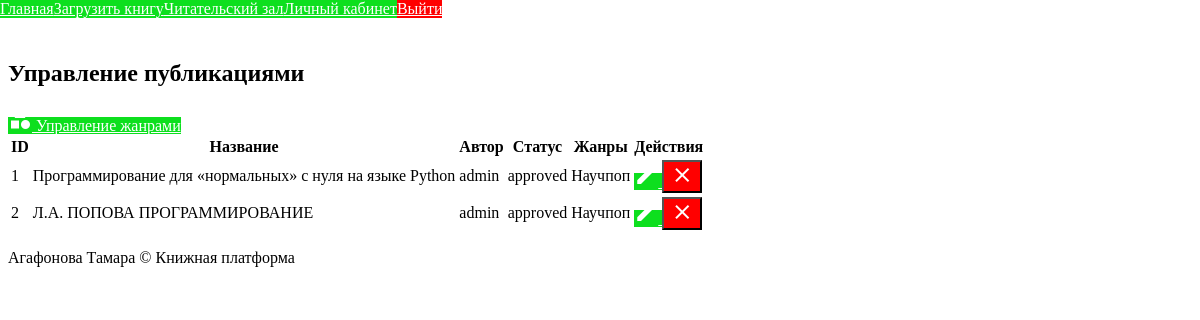
/moderator/publications (signed in), run on an earlier commit of the app's database.
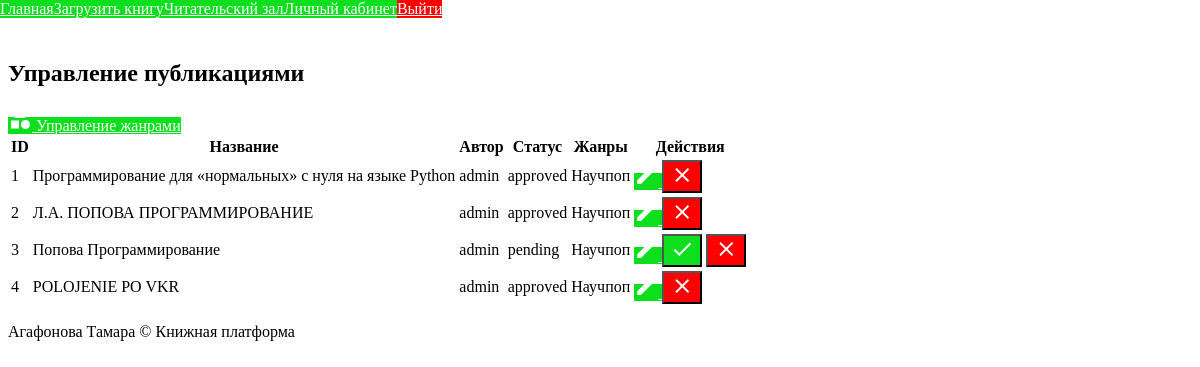
And on a later commit of the database.
### app/books/models.py (models this page shows)
class Book(db.Model):
    __tablename__ = 'books'
    id = db.Column(db.Integer, primary_key=True)
    title = db.Column(db.String(200), nullable=False)
    description = db.Column(db.Text)
    author_id = db.Column(db.Integer, db.ForeignKey('users.id'))
    published_at = db.Column(db.DateTime, default=datetime.now)
    file_path = db.Column(db.String(255))
    cover_image = db.Column(db.String(255))
    status = db.Column(db.String(255), default='pending')
    genres = db.relationship('Genre', secondary='book_genres', back_populates='books')
    bookmarks = db.relationship('Bookmark', backref='book')
    likes = db.relationship('Like', backref='book')
    comments = db.relationship('Comment', backref='book')

class Genre(db.Model):
    __tablename__ = 'genres'
    id = db.Column(db.Integer, primary_key=True)
    name = db.Column(db.String(50), unique=True, nullable=False)
    books = db.relationship('Book', secondary='book_genres', back_populates='genres')

### app/auth/models.py (models this page shows, shortened)
class User(db.Model, UserMixin):
    __tablename__ = 'users'
    id = db.Column(db.Integer, primary_key=True)
    username = db.Column(db.String(100), unique=True, nullable=False)
    email = db.Column(db.String(120), unique=True, nullable=False)
    password_hash = db.Column(db.String(255), nullable=False)
    role = db.Column(db.Enum(UserRole), default=UserRole.USER)
    first_name = db.Column(db.String(50))
    last_name = db.Column(db.String(50))
    bio = db.Column(db.Text)
    avatar = db.Column(db.String(255))
    created_at = db.Column(db.DateTime, default=datetime.now)
    last_login = db.Column(db.DateTime)
    books = db.relationship('Book', backref='author', lazy='dynamic')
    reading_clubs = db.relationship('ReadingClub', secondary='club_members', back_populates='members')
    recommendations = db.relationship('BookRecommendation', backref='user')
    is_active_status = db.Column(db.Boolean, default=True)
    blocked_until = db.Column(db.DateTime, nullable=True)
    block_reason = db.Column(db.String(255), nullable=True)
    failed_login_attempts = db.Column(db.Integer, default=0)
    last_failed_login = db.Column(db.DateTime, nullable=True)
    @property
    def is_active(self):
        if not self.is_active_status:
            return False
        if self.blocked_until and self.blocked_until > datetime.now():
            return False
        if self.blocked_until and self.blocked_until <= datetime.now():
            self.blocked_until = None
            self.failed_login_attempts = 0
        return True

### app/user/routes.py (the view)
@moderator_bp.route('/publications')
@roles_required(UserRole.MODERATOR)
def manage_publications():
    books = Book.query.all()
    genres = Genre.query.all()
    return render_template(
        'moderator/publications.html',
        books=books,
        genres=genres,
        UserRole=UserRole
    )

### app/user/routes.py (called while the page is built)
def roles_required(*roles):
    def decorator(f):
        @wraps(f)
        def decorated_function(*args, **kwargs):
            if not current_user.is_authenticated:
                return redirect(url_for('auth.login'))
            if current_user.role not in roles:
                flash('Недостаточно прав', 'error')
                return redirect(url_for('main.index'))
            return f(*args, **kwargs)
        return decorated_function
    return decorator

### app/templates/moderator/publications.html
{% extends "base.html" %}
{% block content %}
<div class="mui-container">
    <div class="mui-panel">
        <h2>Управление публикациями</h2>
        <div class="mui-row">
            <div class="mui-col-md-12">
                <a href="{{ url_for('moderator.manage_genres') }}" class="mui-btn mui-btn--primary">
                    <span class="material-icons">category</span>
                    Управление жанрами
                </a>
            </div>
        </div>
        <div class="mui-table-responsive">
            <table class="mui-table mui-table--bordered">
                <thead>
                    <tr>
                        <th>ID</th>
                        <th>Название</th>
                        <th>Автор</th>
                        <th>Статус</th>
                        <th>Жанры</th>
                        <th>Действия</th>
                    </tr>
                </thead>
                <tbody>
                    {% for book in books %}
                    <tr>
                        <td>{{ book.id }}</td>
                        <td>{{ book.title }}</td>
                        <td>{{ book.author.username }}</td>
                        <td>
                            <span class="mui-badge mui-badge--{{ 'success' if book.status == 'approved' else 'warning' if book.status == 'pending' else 'danger' }}">
                                {{ book.status }}
                            </span>
                        </td>
                        <td>
                            {% for genre in book.genres %}
                                <span class="mui-badge">{{ genre.name }}</span>
                            {% endfor %}
                        </td>
                        <td>
                            <div class="mui-btn-group">
                                <a href="{{ url_for('moderator.edit_book', book_id=book.id) }}" class="mui-btn mui-btn--small mui-btn--primary">
                                    <span class="material-icons">edit</span>
                                </a>
                                {% if book.status != 'approved' %}
                                <form action="{{ url_for('moderator.approve_book', book_id=book.id) }}" method="POST" style="display: inline;">
                                    <button type="submit" class="mui-btn mui-btn--small mui-btn--success">
                                        <span class="material-icons">check</span>
                                    </button>
                                </form>
                                {% endif %}
                                {% if book.status != 'rejected' %}
                                <form action="{{ url_for('moderator.reject_book', book_id=book.id) }}" method="POST" style="display: inline;">
                                    <button type="submit" class="mui-btn mui-btn--small mui-btn--danger">
                                        <span class="material-icons">close</span>
                                    </button>
                                </form>
                                {% endif %}
                            </div>
                        </td>
                    </tr>
                    {% else %}
                    <tr>
                        <td colspan="6">Книг пока нет</td>
                    </tr>
                    {% endfor %}
                </tbody>
            </table>
        </div>
    </div>
</div>
{% endblock %}

What changed in the data, as far as the page shows it:
added Book: id "3", title "Попова Программирование", author.username "admin", status "pending", Genre (name "Научпоп")
added Book: id "4", title "POLOJENIE PO VKR", author.username "admin", status "approved", Genre (name "Научпоп")
